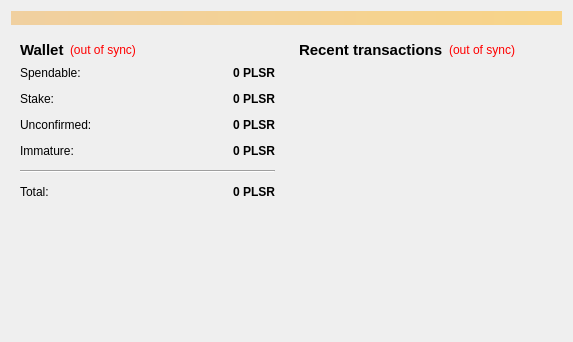
<?xml version="1.0" encoding="UTF-8"?>
<ui version="4.0">
 <class>OverviewPage</class>
 <widget class="QWidget" name="OverviewPage">
  <property name="geometry">
   <rect>
    <x>0</x>
    <y>0</y>
    <width>573</width>
    <height>342</height>
   </rect>
  </property>
  <property name="windowTitle">
   <string>Form</string>
  </property>
  <layout class="QVBoxLayout" name="topLayout">
   <item>
    <widget class="QLabel" name="labelAlerts">
     <property name="visible">
      <bool>false</bool>
     </property>
     <property name="styleSheet">
      <string notr="true">background-color: qlineargradient(x1: 0, y1: 0, x2: 1, y2: 0, stop:0 #F0D0A0, stop:1 #F8D488);  color:#000000
</string>
     </property>
     <property name="wordWrap">
      <bool>true</bool>
     </property>
     <property name="margin">
      <number>3</number>
     </property>
    </widget>
   </item>
   <item>
    <layout class="QHBoxLayout" name="horizontalLayout" stretch="1,1">
     <item>
      <layout class="QVBoxLayout" name="verticalLayout_2">
       <item>
        <widget class="QWidget" name="widget" native="true">
         <layout class="QVBoxLayout" name="verticalLayout_4">
          <item>
           <layout class="QHBoxLayout" name="horizontalLayout_4">
            <item>
             <widget class="QLabel" name="label_5">
              <property name="font">
               <font>
                <pointsize>11</pointsize>
                <weight>75</weight>
                <bold>true</bold>
               </font>
              </property>
              <property name="text">
               <string>Wallet</string>
              </property>
             </widget>
            </item>
            <item>
             <widget class="QLabel" name="labelWalletStatus">
              <property name="toolTip">
               <string>The displayed information may be out of date. Your wallet automatically synchronizes with the Pulsar network after a connection is established, but this process has not completed yet.</string>
              </property>
              <property name="styleSheet">
               <string notr="true">QLabel { color: red; }</string>
              </property>
              <property name="text">
               <string notr="true">(out of sync)</string>
              </property>
              <property name="alignment">
               <set>Qt::AlignLeading|Qt::AlignLeft|Qt::AlignVCenter</set>
              </property>
             </widget>
            </item>
            <item>
             <spacer name="horizontalSpacer_2">
              <property name="orientation">
               <enum>Qt::Horizontal</enum>
              </property>
              <property name="sizeHint" stdset="0">
               <size>
                <width>40</width>
                <height>20</height>
               </size>
              </property>
             </spacer>
            </item>
           </layout>
          </item>
          <item>
           <layout class="QFormLayout" name="formLayout_2">
            <property name="fieldGrowthPolicy">
             <enum>QFormLayout::AllNonFixedFieldsGrow</enum>
            </property>
            <property name="horizontalSpacing">
             <number>12</number>
            </property>
            <property name="verticalSpacing">
             <number>12</number>
            </property>
            <item row="0" column="0">
             <widget class="QLabel" name="label">
              <property name="text">
               <string>Spendable:</string>
              </property>
             </widget>
            </item>
            <item row="0" column="1">
             <widget class="QLabel" name="labelBalance">
              <property name="font">
               <font>
                <weight>75</weight>
                <bold>true</bold>
               </font>
              </property>
              <property name="cursor">
               <cursorShape>IBeamCursor</cursorShape>
              </property>
              <property name="toolTip">
               <string>Your current spendable balance</string>
              </property>
              <property name="text">
               <string notr="true">0 PLSR</string>
              </property>
              <property name="alignment">
               <set>Qt::AlignRight|Qt::AlignTrailing|Qt::AlignVCenter</set>
              </property>
              <property name="textInteractionFlags">
               <set>Qt::LinksAccessibleByMouse|Qt::TextSelectableByKeyboard|Qt::TextSelectableByMouse</set>
              </property>
             </widget>
            </item>
            <item row="1" column="0">
             <widget class="QLabel" name="label_6">
              <property name="text">
               <string>Stake:</string>
              </property>
             </widget>
            </item>
            <item row="1" column="1">
             <widget class="QLabel" name="labelStake">
              <property name="font">
               <font>
                <weight>75</weight>
                <bold>true</bold>
               </font>
              </property>
              <property name="cursor">
               <cursorShape>IBeamCursor</cursorShape>
              </property>
              <property name="toolTip">
               <string>Total of coins that was staked, and do not yet count toward the current balance</string>
              </property>
              <property name="text">
               <string notr="true">0 PLSR</string>
              </property>
              <property name="alignment">
               <set>Qt::AlignRight|Qt::AlignTrailing|Qt::AlignVCenter</set>
              </property>
              <property name="textInteractionFlags">
               <set>Qt::LinksAccessibleByMouse|Qt::TextSelectableByKeyboard|Qt::TextSelectableByMouse</set>
              </property>
             </widget>
            </item>
            <item row="2" column="0">
             <widget class="QLabel" name="label_3">
              <property name="text">
               <string>Unconfirmed:</string>
              </property>
             </widget>
            </item>
            <item row="2" column="1">
             <widget class="QLabel" name="labelUnconfirmed">
              <property name="font">
               <font>
                <weight>75</weight>
                <bold>true</bold>
               </font>
              </property>
              <property name="cursor">
               <cursorShape>IBeamCursor</cursorShape>
              </property>
              <property name="toolTip">
               <string>Total of transactions that have yet to be confirmed, and do not yet count toward the current balance</string>
              </property>
              <property name="text">
               <string notr="true">0 PLSR</string>
              </property>
              <property name="alignment">
               <set>Qt::AlignRight|Qt::AlignTrailing|Qt::AlignVCenter</set>
              </property>
              <property name="textInteractionFlags">
               <set>Qt::LinksAccessibleByMouse|Qt::TextSelectableByKeyboard|Qt::TextSelectableByMouse</set>
              </property>
             </widget>
            </item>
            <item row="3" column="0">
             <widget class="QLabel" name="labelImmatureText">
              <property name="text">
               <string>Immature:</string>
              </property>
             </widget>
            </item>
            <item row="3" column="1">
             <widget class="QLabel" name="labelImmature">
              <property name="font">
               <font>
                <weight>75</weight>
                <bold>true</bold>
               </font>
              </property>
              <property name="toolTip">
               <string>Mined balance that has not yet matured</string>
              </property>
              <property name="text">
               <string notr="true">0 PLSR</string>
              </property>
              <property name="alignment">
               <set>Qt::AlignRight|Qt::AlignTrailing|Qt::AlignVCenter</set>
              </property>
              <property name="textInteractionFlags">
               <set>Qt::LinksAccessibleByMouse|Qt::TextSelectableByKeyboard|Qt::TextSelectableByMouse</set>
              </property>
             </widget>
            </item>
            <item row="4" column="0" colspan="2">
             <widget class="Line" name="line">
              <property name="orientation">
               <enum>Qt::Horizontal</enum>
              </property>
             </widget>
            </item>
            <item row="5" column="0">
             <widget class="QLabel" name="labelTotalText">
              <property name="text">
               <string>Total:</string>
              </property>
             </widget>
            </item>
            <item row="5" column="1">
             <widget class="QLabel" name="labelTotal">
              <property name="font">
               <font>
                <weight>75</weight>
                <bold>true</bold>
               </font>
              </property>
              <property name="cursor">
               <cursorShape>IBeamCursor</cursorShape>
              </property>
              <property name="toolTip">
               <string>Your current total balance</string>
              </property>
              <property name="text">
               <string notr="true">0 PLSR</string>
              </property>
              <property name="alignment">
               <set>Qt::AlignRight|Qt::AlignTrailing|Qt::AlignVCenter</set>
              </property>
              <property name="textInteractionFlags">
               <set>Qt::LinksAccessibleByMouse|Qt::TextSelectableByKeyboard|Qt::TextSelectableByMouse</set>
              </property>
             </widget>
            </item>
           </layout>
          </item>
         </layout>
        </widget>
       </item>
       <item>
        <spacer name="verticalSpacer">
         <property name="orientation">
          <enum>Qt::Vertical</enum>
         </property>
         <property name="sizeHint" stdset="0">
          <size>
           <width>20</width>
           <height>40</height>
          </size>
         </property>
        </spacer>
       </item>
      </layout>
     </item>
     <item>
      <layout class="QVBoxLayout" name="verticalLayout_3">
       <item>
        <widget class="QWidget" name="widget_2" native="true">
         <layout class="QVBoxLayout" name="verticalLayout">
          <item>
           <layout class="QHBoxLayout" name="horizontalLayout_2">
            <item>
             <widget class="QLabel" name="label_4">
              <property name="font">
               <font>
                <pointsize>11</pointsize>
                <weight>75</weight>
                <bold>true</bold>
               </font>
              </property>
              <property name="text">
               <string>&lt;b&gt;Recent transactions&lt;/b&gt;</string>
              </property>
             </widget>
            </item>
            <item>
             <widget class="QLabel" name="labelTransactionsStatus">
              <property name="toolTip">
               <string>The displayed information may be out of date. Your wallet automatically synchronizes with the Pulsar network after a connection is established, but this process has not completed yet.</string>
              </property>
              <property name="styleSheet">
               <string notr="true">QLabel { color: red; }</string>
              </property>
              <property name="text">
               <string notr="true">(out of sync)</string>
              </property>
              <property name="alignment">
               <set>Qt::AlignRight|Qt::AlignTrailing|Qt::AlignVCenter</set>
              </property>
             </widget>
            </item>
            <item>
             <spacer name="horizontalSpacer">
              <property name="orientation">
               <enum>Qt::Horizontal</enum>
              </property>
              <property name="sizeHint" stdset="0">
               <size>
                <width>40</width>
                <height>20</height>
               </size>
              </property>
             </spacer>
            </item>
           </layout>
          </item>
          <item>
           <widget class="QListView" name="listTransactions">
            <property name="styleSheet">
             <string notr="true">QListView { background: transparent; }</string>
            </property>
            <property name="frameShape">
             <enum>QFrame::NoFrame</enum>
            </property>
            <property name="verticalScrollBarPolicy">
             <enum>Qt::ScrollBarAlwaysOff</enum>
            </property>
            <property name="horizontalScrollBarPolicy">
             <enum>Qt::ScrollBarAlwaysOff</enum>
            </property>
            <property name="selectionMode">
             <enum>QAbstractItemView::NoSelection</enum>
            </property>
           </widget>
          </item>
         </layout>
        </widget>
       </item>
      </layout>
     </item>
    </layout>
   </item>
  </layout>
 </widget>
 <resources/>
 <connections/>
</ui>
